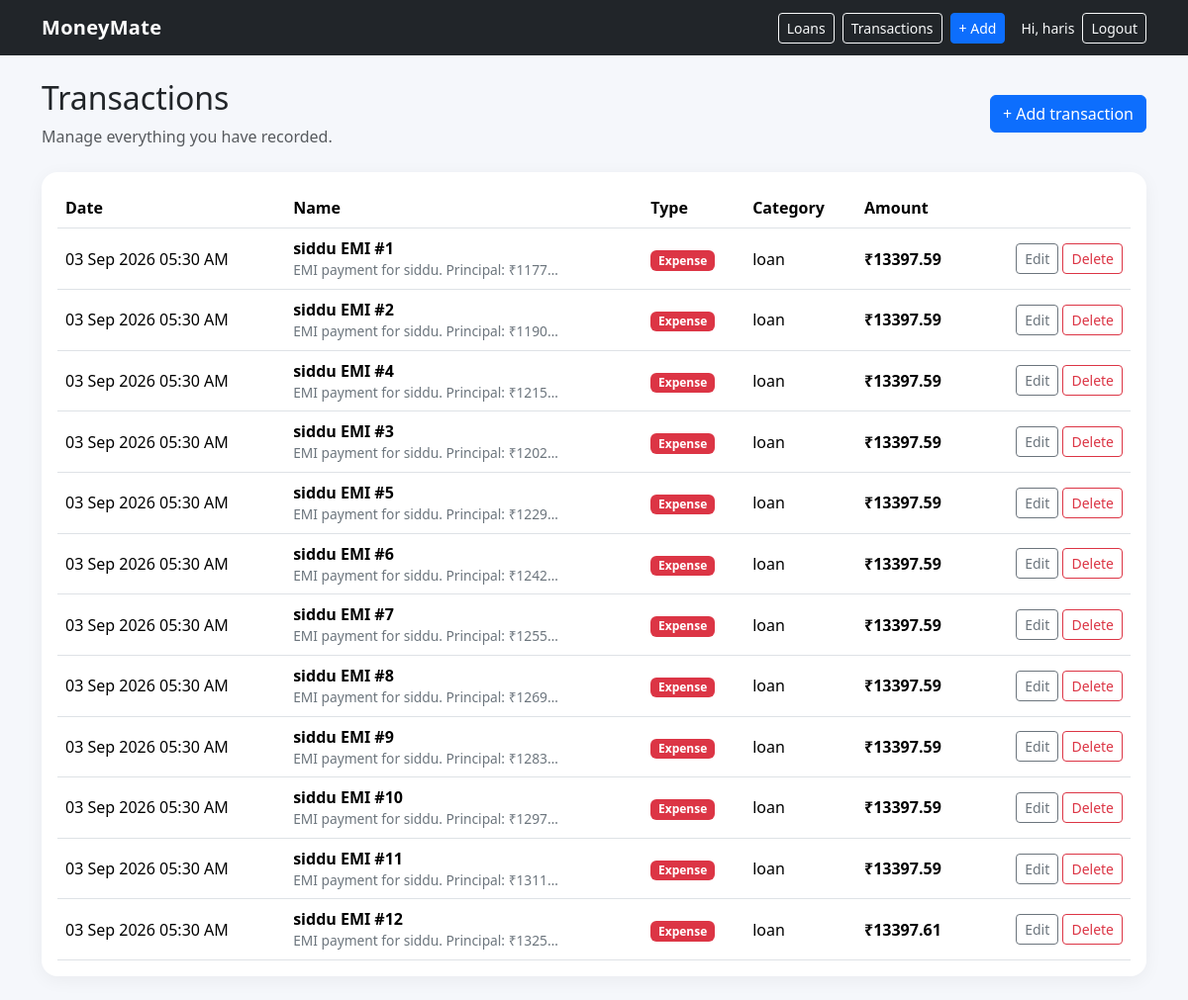
The app's page /transactions/ (signed in), older data.
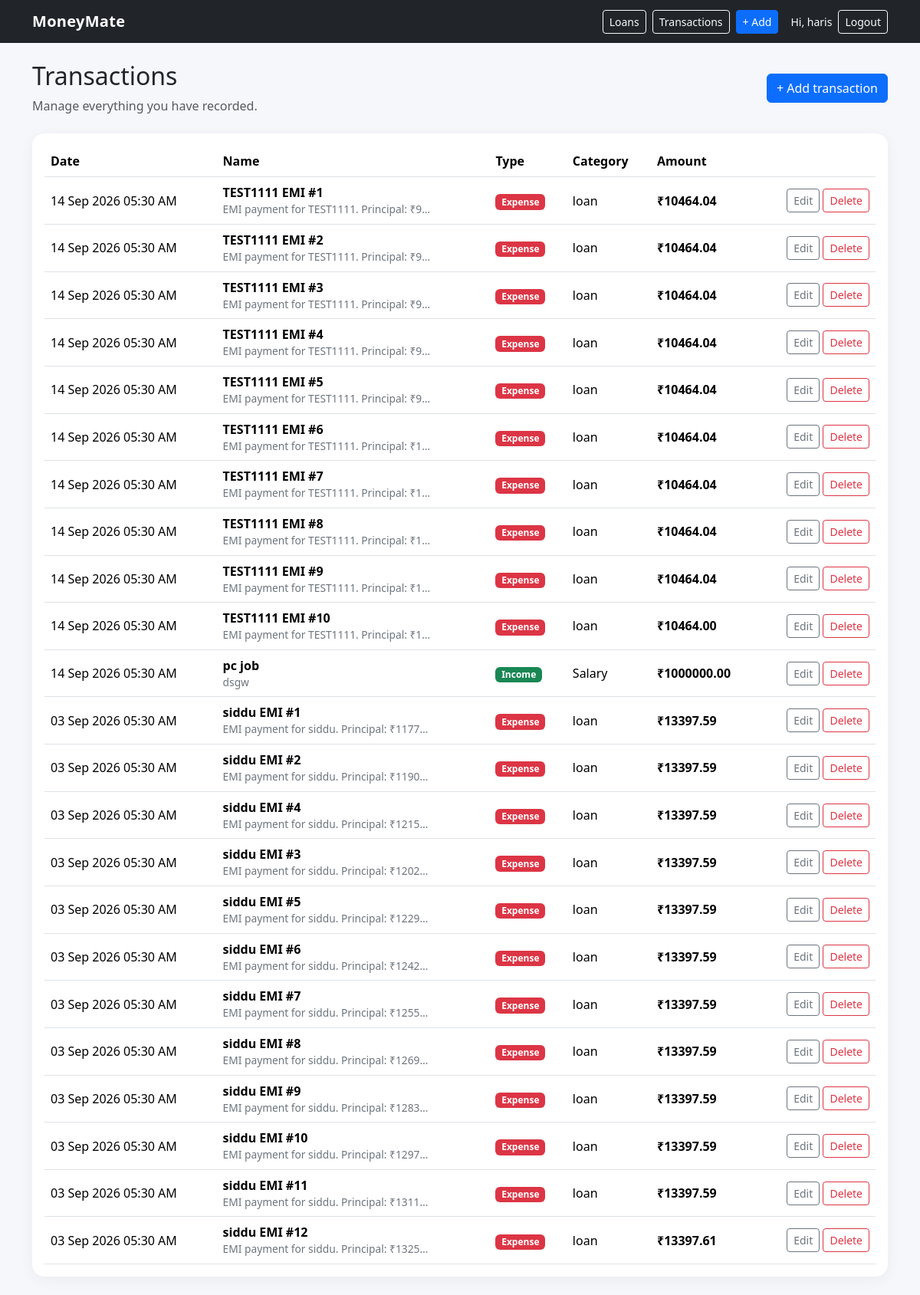
The same page, newer data.
### finance/models.py (models this page shows, shortened)
class Transaction(models.Model):
    INCOME = "income"
    EXPENSE = "expense"
    TYPE_CHOICES = [
        (INCOME, "Income"),
        (EXPENSE, "Expense"),
    ]
    INCOME_CATEGORY_CHOICES = [
            ("salary", "Salary"),
            ("freelance", "Freelance"),
            ("business", "Business"),
        ]
    EXPENSE_CATEGORY_CHOICES = [
        ("investment", "Investment"),
        ("food", "Food"),
        ("transport", "Transport"),
        ("shopping", "Shopping"),
        ("rent", "Rent"),
        ("utilities", "Utilities"),
        ("health", "Health"),
        ("education", "Education"),
        ("entertainment", "Entertainment"),
        ("subscriptions", "Subscriptions"),
        ("bills", "Bills"),
        ("travel", "Travel"),
        ("family", "Family"),
        ("other", "Other"),
    ]
    CATEGORY_CHOICES = [
        ("salary", "Salary"),
        ("freelance", "Freelance"),
        ("business", "Business"),
        ("investment", "Investment"),
        ("food", "Food"),
        ("transport", "Transport"),
        ("shopping", "Shopping"),
        ("rent", "Rent"),
        ("utilities", "Utilities"),
        ("health", "Health"),
        ("education", "Education"),
        ("entertainment", "Entertainment"),
        ("subscriptions", "Subscriptions"),
        ("bills", "Bills"),
        ("travel", "Travel"),
        ("family", "Family"),
        ("other", "Other"),
    ]
    id = models.UUIDField(primary_key=True, default=uuid.uuid4, editable=False)
    user = models.ForeignKey(User, on_delete=models.CASCADE, related_name="transactions")
    name = models.CharField(max_length=120)
    description = models.TextField(blank=True)
    type = models.CharField(max_length=10, choices=TYPE_CHOICES)
    category = models.CharField(max_length=30, choices=CATEGORY_CHOICES)
    amount = models.DecimalField(max_digits=12, decimal_places=2)
    date = models.DateTimeField(default=timezone.now)
    class Meta:
        ordering = ["-date", "-id"]

### finance/views.py (the view)
# urls.py: path("transactions/", views.transactions, name="transactions"),
@login_required
def transactions(request):
    qs = Transaction.objects.filter(user=request.user).order_by("-date")
    return render(request, "finance/transactions.html", {"transactions": qs})

### templates/finance/transactions.html (shortened to what this page needs)
{% extends "base.html" %}
{% block content %}
<div>
    <div class="d-flex justify-content-between align-items-center mb-4">
        <div>
            <h2>Transactions</h2>
            <p class="text-muted mb-0">Manage everything you have recorded.</p>
        </div>
        <a class="btn btn-primary" href="{% url 'add_transaction' %}">+ Add transaction</a>
    </div>
    <div class="card p-3">
        <div class="table-responsive">
            <table class="table table-hover align-middle mb-0">
                <thead>
                    <tr>
                        <th>Date</th>
                        <th>Name</th>
                        <th>Type</th>
                        <th>Category</th>
                        <th>Amount</th>
                        <th></th>
                    </tr>
                </thead>
                <tbody>
                    {% for t in transactions %}
                    <tr>
                        <td>{{ t.date|date:"d M Y" }} {{ t.date|date:"h:i A" }}</td>
                        <td><strong>{{ t.name }}</strong>
                            <div class="small-muted">{{ t.description|truncatechars:40 }}</div>
                        </td>
                        <td>
                            <span
                                class="badge {% if t.type == 'income' %}text-bg-success{% else %}text-bg-danger{% endif %}">
                                {{t.get_type_display }}
                            </span>
                        </td>
                        <td>{{ t.get_category_display }}</td>
                        <td class="fw-semibold">₹{{ t.amount|floatformat:2 }}</td>
                        <td class="text-end">
                            <a class="btn btn-sm btn-outline-secondary"
                                href="{% url 'edit_transaction' t.id %}">Edit</a>
                            <a class="btn btn-sm btn-outline-danger"
                                href="{% url 'delete_transaction' t.id %}">Delete</a>
                        </td>
                    </tr>
                    {% empty %}
                    <tr>
                        <td colspan="6" class="text-center py-5 text-muted">No transactions yet.</td>
                    </tr>
                    {% endfor %}
                </tbody>
            </table>
        </div>
    </div>
</div>
{% endblock %}

### templates/base.html (shortened to what this page needs)
<!doctype html>
<html lang="en">
<head>
    <link href="https://cdn.jsdelivr.net/npm/bootstrap@5.3.3/dist/css/bootstrap.min.css" rel="stylesheet">
</head>
<body>
    <nav class="navbar navbar-expand-lg bg-dark navbar-dark">
        <div class="container">
            <a class="navbar-brand" href="{% url 'dashboard' %}">MoneyMate</a>
            {% if user.is_authenticated %}
            <div class="d-flex align-items-center gap-2">
                <a class="btn btn-outline-light btn-sm" href="{% url 'loans' %}">Loans</a>
                <a class="btn btn-outline-light btn-sm" href="{% url 'transactions' %}">Transactions</a>
                <a class="btn btn-primary btn-sm" href="{% url 'add_transaction' %}">+ Add</a>
                <span class="text-light small ms-2">Hi, {{ user.username }}</span>
                <form method="post" action="{% url 'logout' %}" class="d-inline">
                    <button class="btn btn-outline-light btn-sm" type="submit">Logout</button>
                </form>
            </div>
            {% endif %}
        </div>
    </nav>
    <main class="container py-4">
        {% block content %}{% endblock %}
    </main>
</body>
</html>

### templates/base.html (style rules this page uses)
body { background: #f5f7fb; }
.navbar-brand { font-weight: 700; letter-spacing: .3px; }
.card { border: 0; border-radius: 16px; box-shadow: 0 4px 18px rgba(0, 0, 0, .05); }
.small-muted { color: #6c757d; font-size: .86rem; }

Row changes from the older to the newer data that the page shows:
added Transaction: date "14 Sep 2026", date "05:30 AM", name "TEST1111 EMI #1", description "EMI payment for TEST1111. Principal: ₹9…", type "Expense", category "loan", amount "10464.04"
added Transaction: date "14 Sep 2026", date "05:30 AM", name "TEST1111 EMI #2", description "EMI payment for TEST1111. Principal: ₹9…", type "Expense", category "loan", amount "10464.04"
added Transaction: date "14 Sep 2026", date "05:30 AM", name "TEST1111 EMI #3", description "EMI payment for TEST1111. Principal: ₹9…", type "Expense", category "loan", amount "10464.04"
added Transaction: date "14 Sep 2026", date "05:30 AM", name "TEST1111 EMI #4", description "EMI payment for TEST1111. Principal: ₹9…", type "Expense", category "loan", amount "10464.04"
added Transaction: date "14 Sep 2026", date "05:30 AM", name "TEST1111 EMI #5", description "EMI payment for TEST1111. Principal: ₹9…", type "Expense", category "loan", amount "10464.04"
added Transaction: date "14 Sep 2026", date "05:30 AM", name "TEST1111 EMI #6", description "EMI payment for TEST1111. Principal: ₹1…", type "Expense", category "loan", amount "10464.04"
added Transaction: date "14 Sep 2026", date "05:30 AM", name "TEST1111 EMI #7", description "EMI payment for TEST1111. Principal: ₹1…", type "Expense", category "loan", amount "10464.04"
added Transaction: date "14 Sep 2026", date "05:30 AM", name "TEST1111 EMI #8", description "EMI payment for TEST1111. Principal: ₹1…", type "Expense", category "loan", amount "10464.04"
added Transaction: date "14 Sep 2026", date "05:30 AM", name "TEST1111 EMI #9", description "EMI payment for TEST1111. Principal: ₹1…", type "Expense", category "loan", amount "10464.04"
added Transaction: date "14 Sep 2026", date "05:30 AM", name "TEST1111 EMI #10", description "EMI payment for TEST1111. Principal: ₹1…", type "Expense", category "loan", amount "10464.00"
added Transaction: date "14 Sep 2026", date "05:30 AM", name "pc job", description "dsgw", type "Income", category "Salary", amount "1000000.00"
